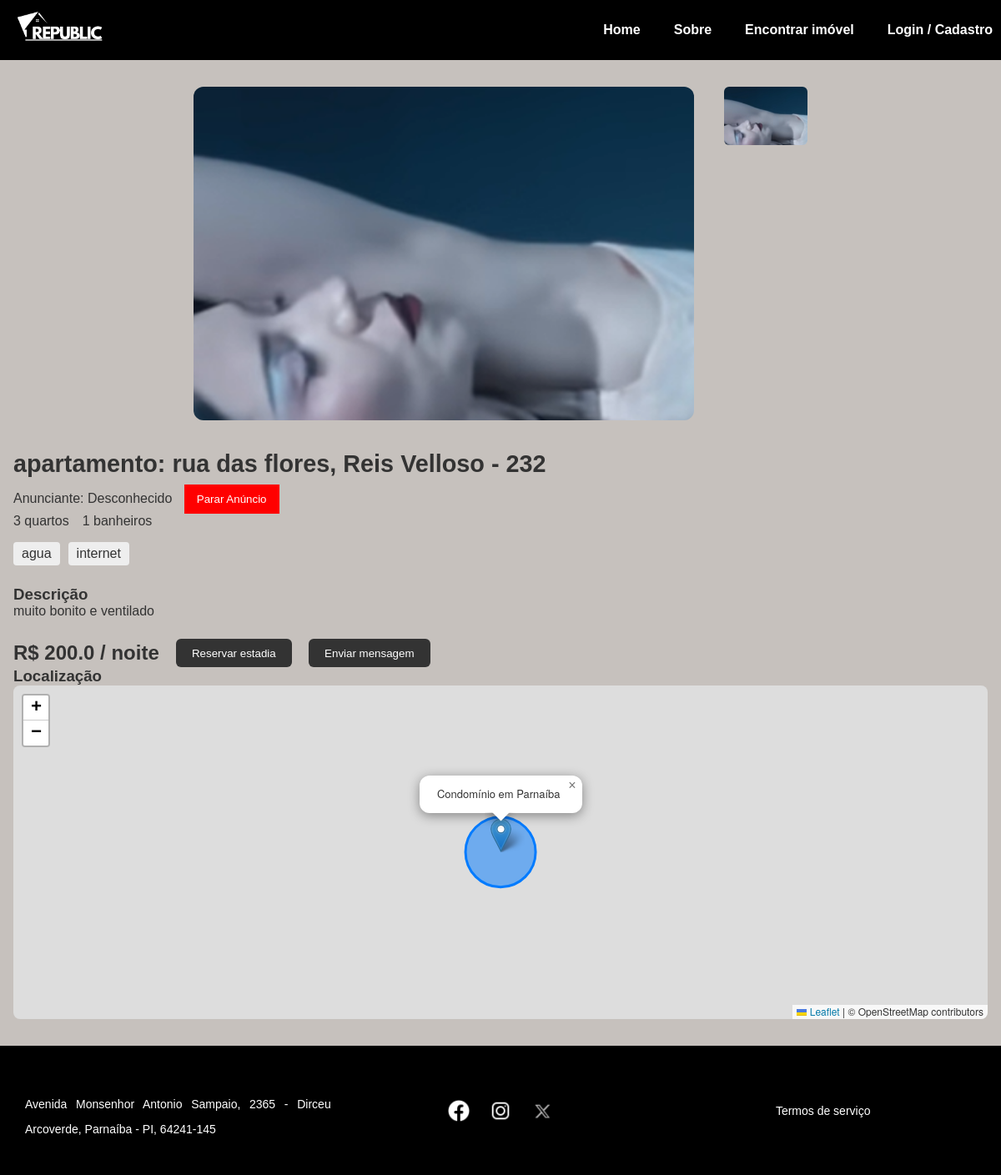
Screenshot of /detalhes_apartamento/1 with the database file from the repository.
### tables this page shows
CREATE TABLE apartamentos (
    id INTEGER PRIMARY KEY AUTOINCREMENT,
    endereco TEXT,
    bairro TEXT,
    numero TEXT,
    cep TEXT,
    complemento TEXT,
    valor REAL,
    quartos INTEGER,
    banheiros INTEGER,
    inclusos TEXT,
    outros TEXT,
    descricao TEXT,
    imagem TEXT,
    tipo TEXT
, usuario_id INTEGER);

### app.py (the view)
@app.route('/detalhes_apartamento/<int:id>')
def detalhes_apartamento(id):
    conn = sqlite3.connect('instance/banco.db')
    cursor = conn.cursor()
    cursor.execute("""
       SELECT id, endereco, bairro, numero, cep, complemento, valor, quartos,
              banheiros, inclusos, outros, descricao, imagem, tipo, usuario_id
       FROM apartamentos WHERE id = ?
    """, (id,))
    row = cursor.fetchone()
    if row and len(row) >= 15:
        apt = {
            'id': row[0],
            'endereco': row[1],
            'bairro': row[2],
            'numero': row[3],
            'cep': row[4],
            'complemento': row[5],
            'valor': row[6],
            'quartos': row[7],
            'banheiros': row[8],
            'inclusos': row[9].split(',') if row[9] else [],
            'outros': row[10],
            'descricao': row[11],
            'imagens': row[12].split(',') if row[12] else ['default.jpg'],
            'tipo': row[13],
            'usuario_id': row[14]
        }
        cursor.execute('SELECT nome FROM usuarios WHERE id = ?', (apt['usuario_id'],))
        dono = cursor.fetchone()
        dono_nome = dono[0] if dono else 'Desconhecido'
        conn.close()
        return render_template('apt.html', apartamento=apt, dono_nome=dono_nome, usuario_logado=session.get('usuario_id'))
    conn.close()
    return "Apartamento não encontrado", 404

### app.py (called while the page is built, shortened)
def obter_usuario_nome():
    return None

@app.context_processor
def inject_usuario_nome():
    return dict(usuario_nome=obter_usuario_nome())

### templates/apt.html (shortened to what this page needs)
<!DOCTYPE html>
<html lang="pt-br">
<head>
  <link rel="stylesheet" href="{{ url_for('static', filename='css/style.css') }}">
  <link rel="stylesheet" href="{{ url_for('static', filename='css/apt.css') }}">
  <link rel="stylesheet" href="{{ url_for('static', filename='css/map.css') }}">
  <link rel="stylesheet" href="https://unpkg.com/leaflet/dist/leaflet.css" />
</head>
<body>
  <header class="header">
    <div class="logo">
      <a href="{{ url_for('index') }}">
        <img src="{{ url_for('static', filename='img/logo/logo_branca.png') }}" alt="Republic Logo">
      </a>
    </div>
    <nav class="nav">
      <a href="{{ url_for('index') }}">Home</a>
      <a href="{{ url_for('sobre') }}">Sobre</a>
      <a href="{{ url_for('pesquisa') }}">Encontrar imóvel</a>
      {% if usuario_nome %}
      <div class="user-info">
        <div class="separator">|</div>
        <span class="saudacao">Olá, {{ usuario_nome }}!</span>
        <a href="{{ url_for('logout') }}" class="logout-btn">Sair</a>
      </div>
      {% else %}
      <a href="{{ url_for('cadastro') }}">Login / Cadastro</a>
      {% endif %}
    </nav>
  </header>
  <main class="main-content">
    <div class="image-gallery side-by-side">
      <div class="main-img">
        {% if apartamento.imagens and apartamento.imagens|length > 0 %}
          <img id="current-img" src="{{ url_for('static', filename='img/apts/' + apartamento.imagens[0]) }}" alt="Imagem principal">
        {% else %}
          <img id="current-img" src="{{ url_for('static', filename='img/apts/default.jpg') }}" alt="Imagem padrão">
        {% endif %}
      </div>
      <div class="thumbs">
        {% for img in apartamento.imagens %}
          <img class="thumb" src="{{ url_for('static', filename='img/apts/' + img) }}" alt="Imagem" onclick="changeImage('{{ img }}')">
        {% endfor %}
      </div>
    </div>
    <section class="details">
      <h2>{{ apartamento.tipo }}: {{ apartamento.endereco }}, {{ apartamento.bairro }} - {{ apartamento.numero }}</h2>
<div class="anunciante">
  <span>Anunciante: {{ dono_nome }}</span>
  {% if usuario_logado == apartamento.usuario_id %}
      <form action="{{ url_for('parar_anuncio', id=apartamento.id) }}" method="POST" style="display:inline;">
          <button type="submit" class="btn btn-danger" style="margin-left: 10px;">Parar Anúncio</button>
      </form>
  {% endif %}
</div>
      <ul class="info">
        <li>{{ apartamento.quartos }} quartos</li>
        <li>{{ apartamento.banheiros }} banheiros</li>
      </ul>
      <div class="highlights">
        {% for item in apartamento.inclusos %}
        <span>{{ item }}</span>
        {% endfor %}
      </div>
      <section class="description">
        <h3>Descrição</h3>
        <p>{{ apartamento.descricao }}</p>
      </section>
      <div class="price-action">
        <span class="price">R$ {{ apartamento.valor }} / noite</span>
        <button>Reservar estadia</button>
        <button>Enviar mensagem</button>
      </div>
    </section>
    <section class="map">
      <h3>Localização</h3>
      <div id="map"></div>
    </section>
  </main>
  <footer class="footer">
    <div class="footer-content">
      <div class="container text-center">
        <div class="row">
          <div class="col">
            <p>Avenida Monsenhor Antonio Sampaio, 2365 - Dirceu Arcoverde, Parnaíba - PI, 64241-145</p>
          </div>
          <div class="col">
            <div class="socials">
              <a href="#"><img src="{{ url_for('static', filename='img/socials/facebook.png') }}" alt="Facebook"></a>
              <a href="#"><img src="{{ url_for('static', filename='img/socials/ig.png') }}" alt="Instagram"></a>
              <a href="#"><img src="{{ url_for('static', filename='img/socials/x.webp') }}" alt="X"></a>
            </div>
          </div>
          <div class="col">
            <a href="{{ url_for('termos') }}">Termos de serviço</a>
          </div>
        </div>
      </div>
    </div>
  </footer>
</body>
</html>

### static/css/style.css (style rules this page uses)
* { margin: 0; padding: 0; box-sizing: border-box; }
body { font-family: Arial, sans-serif; background-color: #c6c1bd; color: #333; }
.nav { display: flex; align-items: center; gap: 20px; }
.header { background: rgb(0, 0, 0); display: flex; align-items: center; justify-content: space-between; padding: 10px; }
.logo img { width: 120px; }
.nav a { color: white; text-decoration: none; margin-left: 20px; font-weight: bold; }
.container { padding: 30px 50px; }
.container p { text-align: justify; line-height: 30px; margin-top: 15px; }
.footer { background-color: black; color: white; padding: 30px 0; font-size: 14px; }
.footer-content .container { max-width: 1200px; margin: 0 auto; padding: 0 20px; }
.footer-content .row { display: flex; justify-content: space-between; align-items: center; flex-wrap: wrap; text-align: center; }
.footer-content .col { flex: 1; padding: 10px; }
.footer-content .socials a img { width: 30px; margin: 0 8px; vertical-align: middle; }
.footer-content a { color: white; text-decoration: none; }

### static/css/apt.css (style rules this page uses)
.main-content { max-width: 1200px; margin: 2rem auto; padding: 0 1rem; }
.image-gallery { display: flex; flex-direction: column; align-items: center; gap: 1rem; }
.image-gallery.side-by-side { flex-direction: row; align-items: flex-start; justify-content: center; }
.main-img img { width: 100%; max-width: 800px; height: auto; border-radius: 12px; }
.image-gallery.side-by-side .main-img img { width: 600px; height: 400px; object-fit: cover; border-radius: 12px; }
.thumbs { display: flex; gap: 10px; flex-wrap: wrap; justify-content: center; }
.image-gallery.side-by-side .thumbs { flex-direction: column; gap: 10px; margin-left: 20px; }
.thumbs img { width: 100px; height: 70px; object-fit: cover; border-radius: 6px; cursor: pointer; transition: transform 0.2s; }
.details { margin-top: 2rem; }
.details h2 { font-size: 1.8rem; margin-bottom: 0.5rem; }
.info { list-style: none; padding: 0; display: flex; flex-wrap: wrap; gap: 1rem; }
.highlights { display: flex; flex-wrap: wrap; gap: 10px; margin: 1rem 0; }
.highlights span { background-color: #eee; padding: 5px 10px; border-radius: 4px; }
.description { margin: 1.5rem 0; }
.price-action { display: flex; align-items: center; gap: 20px; flex-wrap: wrap; }
.price { font-weight: bold; font-size: 1.5rem; }
.price-action button { background-color: #333; color: white; border: none; padding: 0.6rem 1.2rem; border-radius: 6px; cursor: pointer; transition: background-color 0.2s; }
.btn-danger { background-color: red; color: white; border: none; padding: 10px 15px; cursor: pointer; }

### static/css/map.css (style rules this page uses)
#map { width: 100%; height: 100%; min-height: 400px; border-radius: 8px; }

### rows the page displays
apartamentos: imagem (picture), tipo "apartamento", endereco "rua das flores", bairro "Reis Velloso", numero "232", quartos "3", banheiros "1", descricao "muito bonito e ventilado", valor "200.0"

### other values shown
{{ dono_nome }} "Desconhecido"
{{ item }} "agua" "internet"
